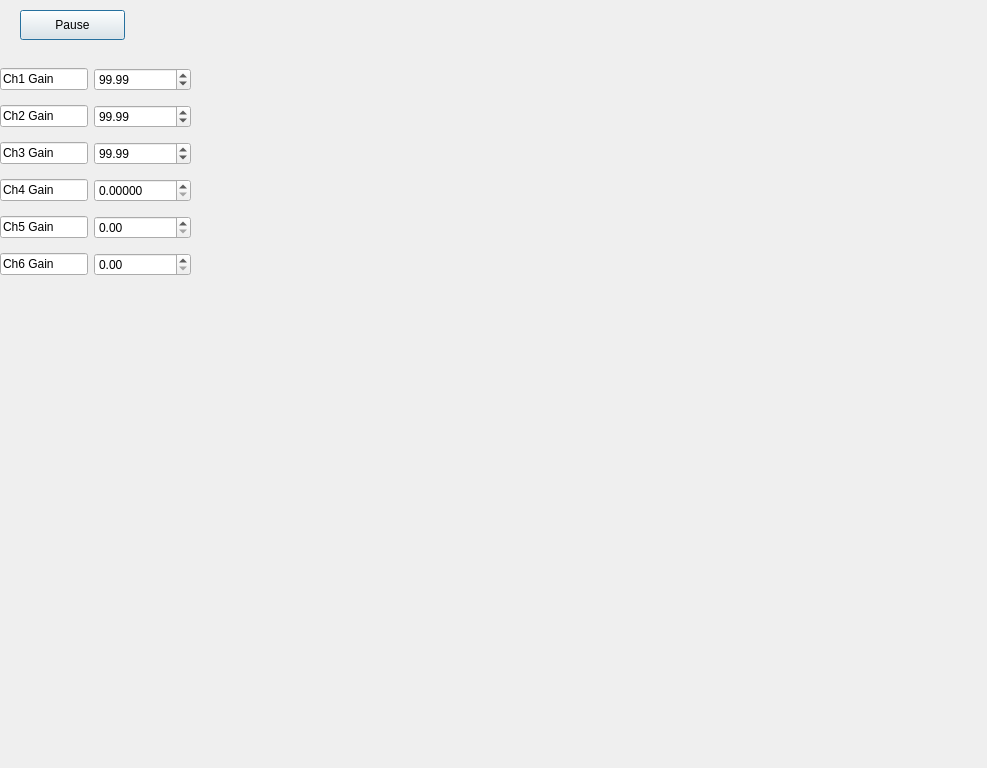
<?xml version="1.0" encoding="UTF-8"?>
<ui version="4.0">
 <author>C. Minos Niu</author>
 <class>Dialog</class>
 <widget class="QDialog" name="Dialog">
  <property name="geometry">
   <rect>
    <x>0</x>
    <y>0</y>
    <width>987</width>
    <height>768</height>
   </rect>
  </property>
  <property name="windowTitle">
   <string>Dialog</string>
  </property>
  <widget class="QPushButton" name="pushButton">
   <property name="geometry">
    <rect>
     <x>20</x>
     <y>10</y>
     <width>105</width>
     <height>30</height>
    </rect>
   </property>
   <property name="text">
    <string>Pause</string>
   </property>
   <property name="checkable">
    <bool>true</bool>
   </property>
   <property name="checked">
    <bool>false</bool>
   </property>
  </widget>
  <widget class="QWidget" name="layoutWidget">
   <property name="geometry">
    <rect>
     <x>0</x>
     <y>60</y>
     <width>191</width>
     <height>224</height>
    </rect>
   </property>
   <layout class="QGridLayout" name="gridLayout">
    <item row="1" column="0">
     <widget class="QLineEdit" name="lineEdit_5">
      <property name="text">
       <string>Ch2 Gain</string>
      </property>
     </widget>
    </item>
    <item row="2" column="0">
     <widget class="QLineEdit" name="lineEdit_6">
      <property name="text">
       <string>Ch3 Gain</string>
      </property>
     </widget>
    </item>
    <item row="3" column="0">
     <widget class="QLineEdit" name="lineEdit_7">
      <property name="text">
       <string>Ch4 Gain</string>
      </property>
     </widget>
    </item>
    <item row="4" column="0">
     <widget class="QLineEdit" name="lineEdit_8">
      <property name="text">
       <string>Ch5 Gain</string>
      </property>
     </widget>
    </item>
    <item row="5" column="0">
     <widget class="QLineEdit" name="lineEdit_9">
      <property name="text">
       <string>Ch6 Gain</string>
      </property>
     </widget>
    </item>
    <item row="0" column="0">
     <widget class="QLineEdit" name="lineEdit_4">
      <property name="text">
       <string>Ch1 Gain</string>
      </property>
     </widget>
    </item>
    <item row="0" column="1">
     <widget class="QDoubleSpinBox" name="doubleSpinBox">
      <property name="specialValueText">
       <string/>
      </property>
      <property name="maximum">
       <double>65535.000000000000000</double>
      </property>
      <property name="singleStep">
       <double>0.100000000000000</double>
      </property>
      <property name="value">
       <double>99.989999999999995</double>
      </property>
     </widget>
    </item>
    <item row="1" column="1">
     <widget class="QDoubleSpinBox" name="doubleSpinBox_2">
      <property name="specialValueText">
       <string/>
      </property>
      <property name="maximum">
       <double>65535.000000000000000</double>
      </property>
      <property name="singleStep">
       <double>0.100000000000000</double>
      </property>
      <property name="value">
       <double>99.989999999999995</double>
      </property>
     </widget>
    </item>
    <item row="2" column="1">
     <widget class="QDoubleSpinBox" name="doubleSpinBox_3">
      <property name="specialValueText">
       <string/>
      </property>
      <property name="maximum">
       <double>65535.000000000000000</double>
      </property>
      <property name="singleStep">
       <double>0.100000000000000</double>
      </property>
      <property name="value">
       <double>99.989999999999995</double>
      </property>
     </widget>
    </item>
    <item row="3" column="1">
     <widget class="QDoubleSpinBox" name="doubleSpinBox_4">
      <property name="specialValueText">
       <string/>
      </property>
      <property name="decimals">
       <number>5</number>
      </property>
      <property name="maximum">
       <double>65535.000000000000000</double>
      </property>
      <property name="singleStep">
       <double>0.100000000000000</double>
      </property>
     </widget>
    </item>
    <item row="4" column="1">
     <widget class="QDoubleSpinBox" name="doubleSpinBox_5">
      <property name="specialValueText">
       <string/>
      </property>
      <property name="maximum">
       <double>65535.000000000000000</double>
      </property>
      <property name="singleStep">
       <double>0.100000000000000</double>
      </property>
     </widget>
    </item>
    <item row="5" column="1">
     <widget class="QDoubleSpinBox" name="doubleSpinBox_6">
      <property name="specialValueText">
       <string/>
      </property>
      <property name="maximum">
       <double>65535.000000000000000</double>
      </property>
      <property name="singleStep">
       <double>0.100000000000000</double>
      </property>
     </widget>
    </item>
   </layout>
  </widget>
 </widget>
 <resources/>
 <connections/>
</ui>
